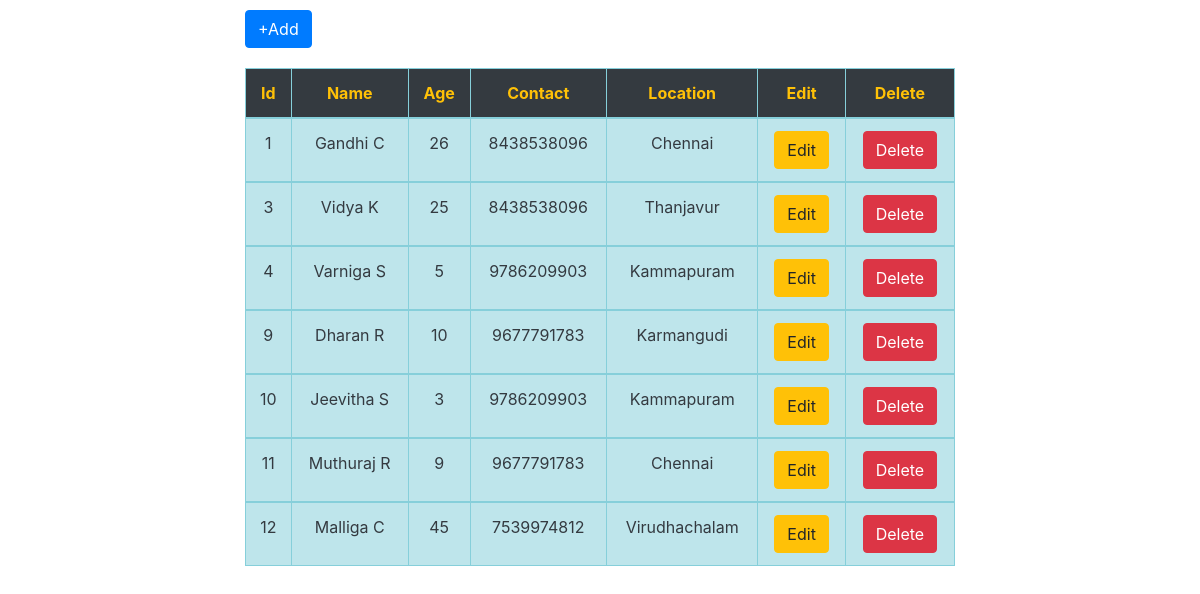
/home/, run on the app's committed database.
### crudapp3/models.py (models this page shows)
class Person(models.Model):
    Name = models.CharField(max_length=20)
    Age = models.IntegerField()
    Contact = models.CharField(max_length=30)
    Location = models.CharField(max_length=30)

### crudapp3/views.py (the view)
# urls.py: 2. Add a URL to urlpatterns:  path('', views.home, name='home')
def home(request):
    person = Person.objects.all()
    return render(request, 'home.html', {'person': person})

### template/home.html (shortened to what this page needs)
<!DOCTYPE html>
<html lang="en">
<head>
</head>
<body>
    {% extends 'base.html' %}
    {% block content %}
        <div class="container" style="margin-top: 10px;">
            <div class="col-md-8 offset-md-2">
                <a href="/create" class="btn btn-primary">+Add</a>
                <table class="table table-bordered table-info" style="margin-top: 20px;">
                    <thead class="table-dark text-center text-warning">
                        <th>Id</th>
                        <th>Name</th>
                        <th>Age</th>
                        <th>Contact</th>
                        <th>Location</th>
                        <th>Edit</th>
                        <th>Delete</th>
                    </thead>
                    {% for per in person %}
                    <tbody class="text-center text-dark">
                        <tr>
                            <td>{{ per.id }}</td>
                            <td>{{ per.Name }}</td>
                            <td>{{ per.Age }}</td>
                            <td>{{ per.Contact }}</td>
                            <td>{{ per.Location }}</td>
                            <td><a href="/edit/{{ per.id }}" class="btn btn-warning">Edit</a></td>
                            <td><a href="/delete/{{ per.id }}" class="btn btn-danger">Delete</a></td>
                        </tr>
                    </tbody>
                    {% endfor %}
                </table>
            </div>
        </div>
    {% endblock %}

### template/base.html (shortened to what this page needs)
<!DOCTYPE html>
<html lang="en">
<head>
    <link rel="stylesheet" href="https://cdn.jsdelivr.net/npm/bootstrap@4.4.1/dist/css/bootstrap.min.css">
</head>
<body>
    {% block content %}
    {% endblock %}
</body>
</html>

### data on the page
Person: id "1", Name "Gandhi C", Age "26", Contact "8438538096", Location "Chennai"
Person: id "3", Name "Vidya K", Age "25", Contact "8438538096", Location "Thanjavur"
Person: id "4", Name "Varniga S", Age "5", Contact "9786209903", Location "Kammapuram"
Person: id "9", Name "Dharan R", Age "10", Contact "9677791783", Location "Karmangudi"
Person: id "10", Name "Jeevitha S", Age "3", Contact "9786209903", Location "Kammapuram"
Person: id "11", Name "Muthuraj R", Age "9", Contact "9677791783", Location "Chennai"
Person: id "12", Name "Malliga C", Age "45", Contact "7539974812", Location "Virudhachalam"
